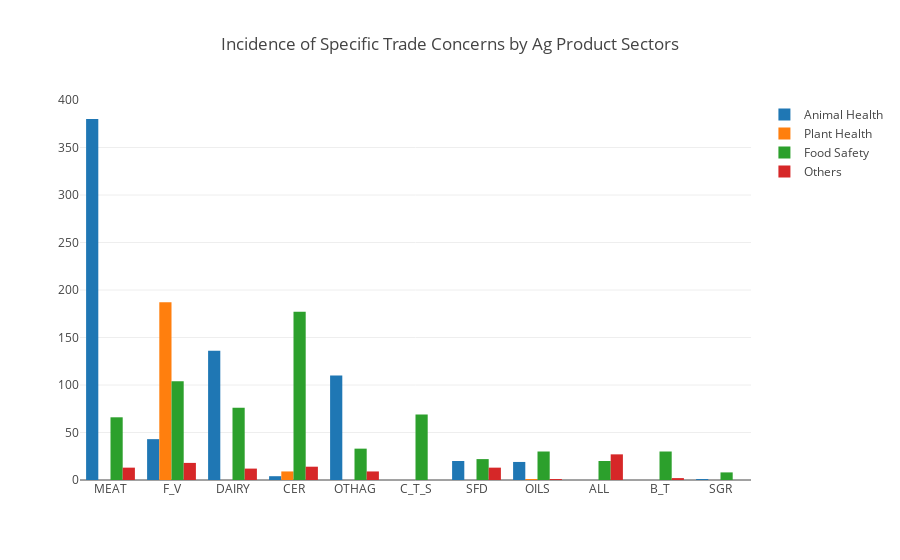

Notebook code cell kept with this figure:
### Code cell
# tabulate times raised by year and language
stc_kid_pvt = df_stc_kid.pivot_table(index= ['mtn'], 
                       columns= ['wto_subject'], 
                       values= 'stc',
                       aggfunc='count',
                       fill_value=0)
stc_kid_pvt.columns.name = None
stc_kid_pvt = stc_kid_pvt.reset_index() 
stc_kid_pvt['total'] = stc_kid_pvt.sum(axis=1)
stc_kid_pvt.sort_values(by=['total'], ascending=False, inplace=True)

# iplot 
stc_kid_pvt_ah = go.Bar(
        x=stc_kid_pvt['mtn'],
        y=stc_kid_pvt['AH'],
        name = 'Animal Health')

stc_kid_pvt_ph = go.Bar(
        x=stc_kid_pvt['mtn'],
        y=stc_kid_pvt['PH'],
        name = 'Plant Health')

stc_kid_pvt_fs = go.Bar(
        x=stc_kid_pvt['mtn'],
        y=stc_kid_pvt['FS'],
        name = 'Food Safety')

stc_kid_pvt_oth = go.Bar(
        x=stc_kid_pvt['mtn'],
        y=stc_kid_pvt['OTH'],
        name = 'Others')

data = [stc_kid_pvt_ah, stc_kid_pvt_ph, stc_kid_pvt_fs, stc_kid_pvt_oth]

layout = go.Layout(
            barmode='group',
            title='Incidence of Specific Trade Concerns by Ag Product Sectors')

fig = go.Figure(data=data,layout=layout)
iplot(fig,filename='stc_kid_pvt_mtn')

### Figure 1 — Plotly figure (JSON) as saved in the notebook; plotly's stock layout.template omitted (floating-point values rounded to 4 significant figures)
{"data": [{"name": "Animal Health", "type": "bar", "uid": "3f9f8b69-fc68-4a0d-9293-95b49a9ebd61", "x": ["MEAT", "F_V", "DAIRY", "CER", "OTHAG", "C_T_S", "SFD", "OILS", "ALL", "B_T", "SGR"], "y": [380, 43, 136, 4, 110, 0, 20, 19, 0, 0, 1]}, {"name": "Plant Health", "type": "bar", "uid": "35911de3-805b-4f69-907c-d58d045bb885", "x": ["MEAT", "F_V", "DAIRY", "CER", "OTHAG", "C_T_S", "SFD", "OILS", "ALL", "B_T", "SGR"], "y": [0, 187, 0, 9, 0, 0, 0, 1, 0, 0, 0]}, {"name": "Food Safety", "type": "bar", "uid": "56431fe2-066e-48b7-a089-794b1e9b567e", "x": ["MEAT", "F_V", "DAIRY", "CER", "OTHAG", "C_T_S", "SFD", "OILS", "ALL", "B_T", "SGR"], "y": [66, 104, 76, 177, 33, 69, 22, 30, 20, 30, 8]}, {"name": "Others", "type": "bar", "uid": "0f8f8f40-768f-4ff2-be93-8ecccb761511", "x": ["MEAT", "F_V", "DAIRY", "CER", "OTHAG", "C_T_S", "SFD", "OILS", "ALL", "B_T", "SGR"], "y": [13, 18, 12, 14, 9, 0, 13, 1, 27, 2, 0]}], "layout": {"autosize": true, "barmode": "group", "title": {"text": "Incidence of Specific Trade Concerns by Ag Product Sectors"}, "xaxis": {"autorange": true, "range": [-0.5, 10.5], "type": "category"}, "yaxis": {"autorange": true, "range": [0, 400], "type": "linear"}}}
